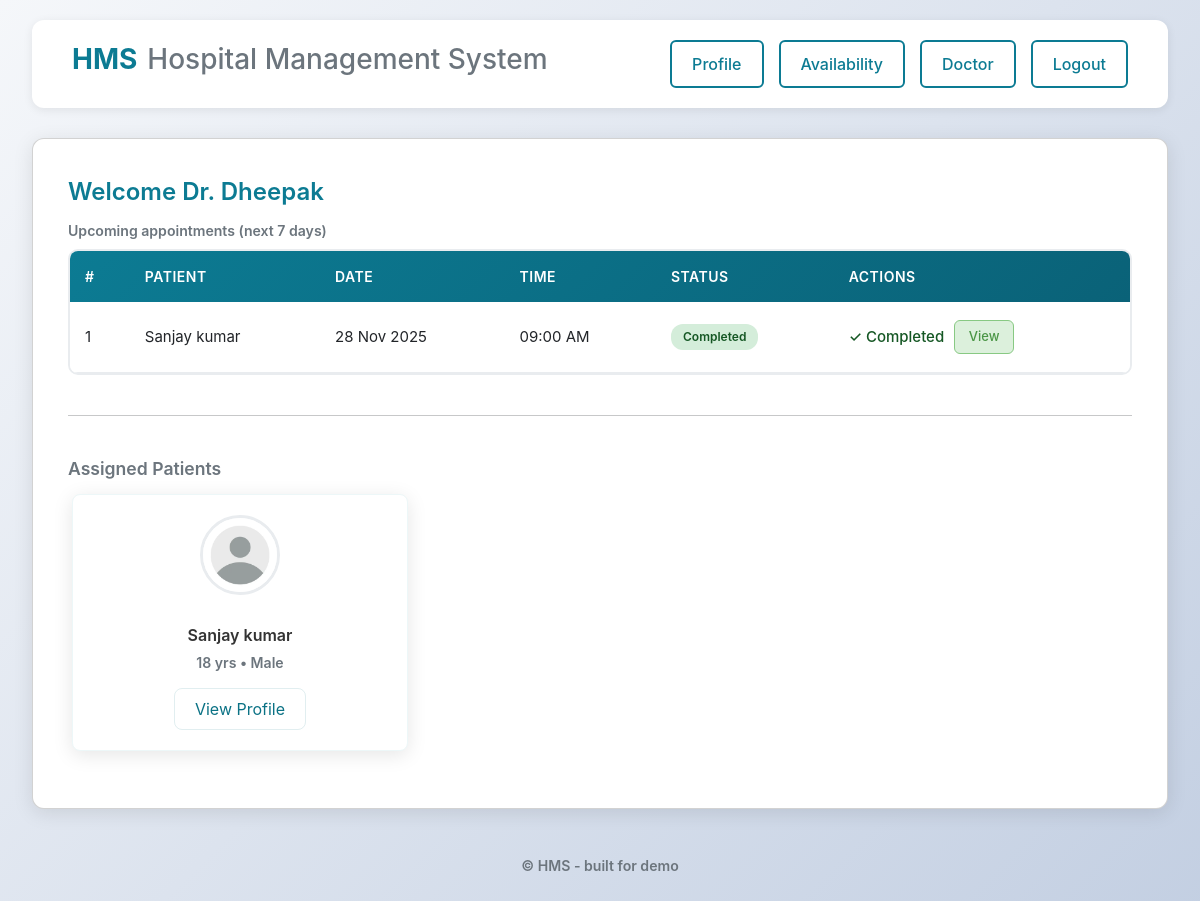
The app's page /doctor/dashboard (signed in) with its own data.
### app/models.py (models this page shows, shortened)
class User(UserMixin, db.Model):
    id = db.Column(db.Integer, primary_key=True)
    username = db.Column(db.String(64), unique=True, index=True, nullable=False)
    email = db.Column(db.String(120), unique=True, index=True, nullable=False)
    password_hash = db.Column(db.String(128))
    role = db.Column(db.String(20), nullable=False)  # 'admin','doctor','patient'
    created_at = db.Column(db.DateTime, default=datetime.utcnow)
    age = db.Column(db.Integer)
    gender = db.Column(db.String(10))
    first_name = db.Column(db.String(64))
    last_name = db.Column(db.String(64))
    phone = db.Column(db.String(20))
    address = db.Column(db.Text)
    profile_photo = db.Column(db.String(256), nullable=True)  # path under static/uploads/
    doctor = db.relationship('Doctor', back_populates='user', uselist=False)
    patient = db.relationship('Patient', back_populates='user', uselist=False)

class Appointment(db.Model):
    id = db.Column(db.Integer, primary_key=True)
    patient_id = db.Column(db.Integer, db.ForeignKey('patient.id'), nullable=False)
    doctor_id = db.Column(db.Integer, db.ForeignKey('doctor.id'), nullable=False)
    date = db.Column(db.Date, nullable=False)
    time = db.Column(db.Time, nullable=False)
    status = db.Column(db.String(20), default="Booked")  # Booked/Completed/Cancelled
    availability_id = db.Column(db.Integer, db.ForeignKey('doctor_availability.id'), nullable=True)
    doctor = db.relationship('Doctor', back_populates='appointments')
    patient = db.relationship('Patient', back_populates='appointments')
    availability = db.relationship('DoctorAvailability', back_populates='appointments')
    treatment = db.relationship('Treatment', back_populates='appointment',
                                uselist=False, overlaps="treatment_record")

class Patient(db.Model):
    id = db.Column(db.Integer, primary_key=True)
    user_id = db.Column(db.Integer, db.ForeignKey('user.id'), unique=True, nullable=False)
    emergency_contact = db.Column(db.String(50))
    user = db.relationship('User', back_populates='patient')
    appointments = db.relationship('Appointment', back_populates='patient')

### app/routes.py (the view, shortened to what this page needs)
@app.route('/doctor/dashboard', methods=['GET', 'POST'])
@login_required
def doctor_dashboard():
    if current_user.role != 'doctor':
        flash("Access denied", "warning")
        return redirect(url_for('index'))
    doctor = get_current_doctor()
    if not doctor:
        flash("Doctor profile not set up.", "warning")
        return redirect(url_for('index'))
    today = date.today()
    seven_days = today + timedelta(days=7)
    upcoming = db.session.scalars(
        sa.select(Appointment).where(
            Appointment.doctor_id == doctor.id,
            Appointment.date >= today,
            Appointment.date <= seven_days
        ).order_by(Appointment.date, Appointment.time)
    ).all()
    patients = db.session.scalars(
        sa.select(Patient).join(Appointment, Appointment.patient_id == Patient.id)
        .where(Appointment.doctor_id == doctor.id)
        .group_by(Patient.id)
    ).all()
    return render_template('doctor_dashboard.html', doctor=doctor, upcoming=upcoming, patients=patients)

### app/models.py (called while the page is built)
@login.user_loader
def load_user(user_id):
    return db.session.get(User, int(user_id))

### app/routes.py (called while the page is built)
def get_current_doctor():
    return db.session.scalar(sa.select(Doctor).where(Doctor.user_id == current_user.id))

### app/templates/doctor_dashboard.html (shortened to what this page needs)
{% extends "base.html" %}
{% block content %}
<div class="card">
    <div class="card-title">Welcome Dr. {{ doctor.user.first_name or doctor.user.username }}</div>
    <div class="small-muted mb-2">Upcoming appointments (next 7 days)</div>
    <div class="table-wrapper">
        <table>
            <thead>
                <tr>
                    <th>#</th>
                    <th>Patient</th>
                    <th>Date</th>
                    <th>Time</th>
                    <th>Status</th>
                    <th>Actions</th>
                </tr>
            </thead>
            <tbody>
                {% for a in upcoming %}
                <tr>
                    <td>{{ loop.index }}</td>
                    <td>{{ a.patient.user.first_name }} {{ a.patient.user.last_name or '' }}</td>
                    <td>{{ a.date.strftime('%d %b %Y') }}</td>
                    <td>{{ a.time.strftime("%I:%M %p") }}</td>
                    <td>
                        <span class="app-status status-{{ a.status|lower }}">{{ a.status }}</span>
                    </td>
                    <td>
                        <div style="display: flex; gap: 8px; flex-wrap: wrap;">
                            {% if a.status == 'Booked' %}
                                <form method="POST" style="display:inline;">
                                    <input type="hidden" name="appointment_id" value="{{ a.id }}">
                                    <input type="hidden" name="status" value="Confirmed">
                                    <button class="btn-primary" type="submit">Confirm</button>
                                </form>
                                <form method="POST" style="display:inline;">
                                    <input type="hidden" name="appointment_id" value="{{ a.id }}">
                                    <input type="hidden" name="status" value="Cancelled">
                                    <button class="btn-danger" type="submit" onclick="return confirm('Are you sure you want to cancel this appointment?');">Cancel</button>
                                </form>
                            {% elif a.status == 'Completed' %}
                            <div class="flex">
                                <span style="color: #155724; font-size: 15px; font-weight: 500;">✓ Completed</span>
                                <a href="{{ url_for('doctor_view_treatment', appointment_id=a.id) }}" class="btn-success">View</a>
                            </div>
                            {% elif a.status == 'Cancelled' %}
                                <span style="color: #721c24; font-size: 15px; font-style: italic;">Cancelled</span>
                            {% endif %}
                        </div>
                    </td>
                </tr>
                {% endfor %}
            </tbody>
        </table>
    </div>
    <hr style="margin: 40px 0;">
    <div class="small-muted mb-2" style="font-size:1.1rem; font-weight: 600;">Assigned Patients</div>
    <div class="row mt-1">
        {% for p in patients %}
        <div class="col-3">
            <div class="card patient-card" style="padding: 20px; text-align: center; transition: transform 0.2s, box-shadow 0.2s;">
                <div style="margin-bottom: 15px;">
                    <img src="{{ url_for('static', filename=(p.user.profile_photo if p.user.profile_photo else 'default_profile.png')) }}"
                        alt="{{ p.user.first_name or 'Patient' }}"
                        style="width: 80px; height: 80px; border-radius: 50%; object-fit: cover; border: 3px solid #e9ecef; margin: 0 auto; display: block;">
                </div>
                <div>
                    <div style="font-weight: 600; font-size: 16px; color: #333; margin-bottom: 5px;">
                        {{ p.user.first_name }} {{ p.user.last_name or '' }}
                    </div>
                    <div class="small-muted" style="margin-bottom: 15px;">
                        {% if p.user.age %}{{ p.user.age }} yrs{% endif %}
                        {% if p.user.age and p.user.gender %} • {% endif %}
                        {% if p.user.gender %}{{ p.user.gender }}{% endif %}
                    </div>
                    <div>
                        <a class="btn-outline"
                            href="{{ url_for('patient_profile', patient_id=p.id) }}"
                            style="display: inline-block; padding: 8px 20px; text-decoration: none;">
                            View Profile
                        </a>
                    </div>
                </div>
            </div>
        </div>
        {% endfor %}
    </div>
</div>
{% endblock %}

### app/static/css/style_common.css (style rules this page uses)
:root { --accent:#0b7285; --accent-2:#146c86; --muted:#6b7280; --card-bg: #ffffff; --page-bg: #f8fbfc; --radius: 10px; --gap: 1rem; --max-width:1200px; }
* { margin: 0; padding: 0; box-sizing: border-box; }
body { font-family: -apple-system, BlinkMacSystemFont, 'Segoe UI', Roboto, 'Helvetica Neue', Arial, sans-serif; background: linear-gradient(135deg, #f5f7fa 0%, #c3cfe2 100%); min-height: 100vh; padding: 20px; }
.card { background:var(--card-bg); border-radius:var(--radius); box-shadow: 0 6px 18px rgba(15,23,36,0.06); padding:1rem; }
.card { background: white; border-radius: 12px; box-shadow: 0 4px 20px rgba(0,0,0,0.1); padding: 35px; margin-bottom: 30px; }
.card-title { font-size: 24px; color: #0c7b93; margin-bottom: 10px; font-weight: 600; }
.small-muted { font-size: 0.88rem; color: #6c757d; margin-bottom: 10px; font-weight: 600; }
.btn-outline { background:transparent; color:var(--accent); border:1px solid rgba(11,114,133,0.12); padding:0.45rem 0.8rem; border-radius:8px; text-decoration:none; }
.table-wrapper { overflow-x: auto; border-radius: 10px; border: 2px solid #e9ecef; }
table { width: 100%; border-collapse: collapse; background: white; }
thead { background: linear-gradient(135deg, #0c7b93 0%, #0a6278 100%); }
thead th { padding: 15px; text-align: left; font-weight: 600; color: white; font-size: 14px; text-transform: uppercase; letter-spacing: 0.5px; }
tbody td { padding: 18px 15px; border-bottom: 1px solid #e9ecef; color: #222529; font-size: 15px; }
.row { display:flex;flex-wrap:wrap;margin:-0.5rem }
.col-3 { flex: 0 0 33.333% }
.mb-2 { margin-bottom:1rem }
.mt-1 { margin-top:0.6rem }
.flex { display:flex;align-items:center;gap:0.6rem }

### app/static/css/style_doctor.css (style rules this page uses)
.patient-card { display:flex;align-items:center;gap:0.8rem;padding:0.6rem;border-radius:8px;border:1px solid #edf7f8;background:white }
.app-status { font-weight:600;padding:0.2rem 0.45rem;border-radius:6px }
.status-completed { background:#f0f9f4;color:#0f8a3b }
.app-status { padding: 4px 12px; border-radius: 12px; font-size: 12px; font-weight: 600; display: inline-block; }
.status-completed { background: #d4edda; color: #155724; }
.btn-success { background: rgb(220, 240, 220); color: rgb(75, 150, 70); border: 1px solid rgb(136, 201, 131); padding: 6px 14px; border-radius: 6px; font-size: 13px; cursor: pointer; font-weight: 500; transition: all 0.2s; text-decoration: none; }

### records on screen
User: user "Dheepak"
Appointment: patient.user.first_name "Sanjay", patient.user "kumar", date "28 Nov 2025", time "09:00 AM", status "Completed"
Patient: user.first_name "Sanjay", user "kumar", user.age "18", user.gender "Male"
